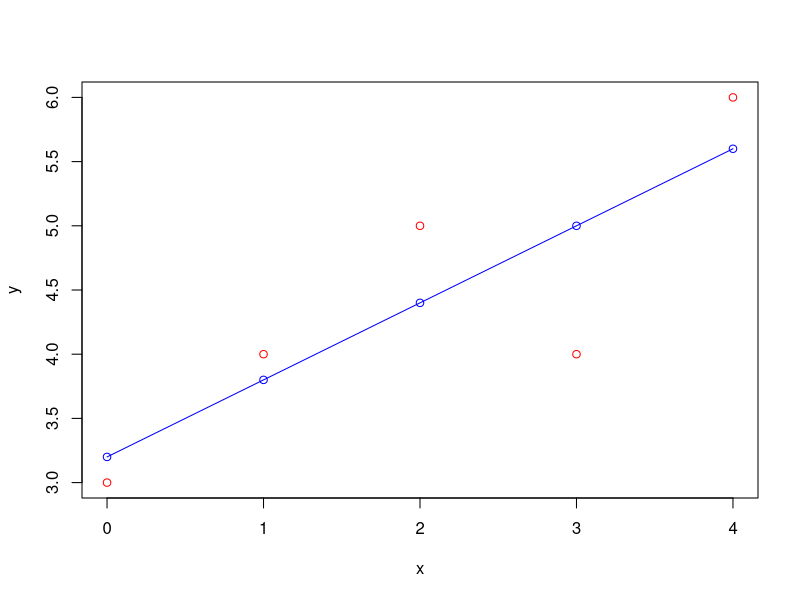

R code for this plot:
df=read.csv("linear_regression_data.csv")
result=function(x,y,x_input){
  theta_1=cov(x,y)/var(x)
  theta_0=mean(y)-theta_1*mean(x)
  theta_0+theta_1*x_input
}
plot(df[['x']],df[['y']],col="red",xlab="x",ylab="y")
result(df[['x']],df[['y']],10)
predicted_y=c()
for(x in df[['x']]){
  predicted_y=c(predicted_y,result(df[['x']],df[['y']],x))
}
# for adding data to plot
points(df[['x']],predicted_y,type="o",col="blue")